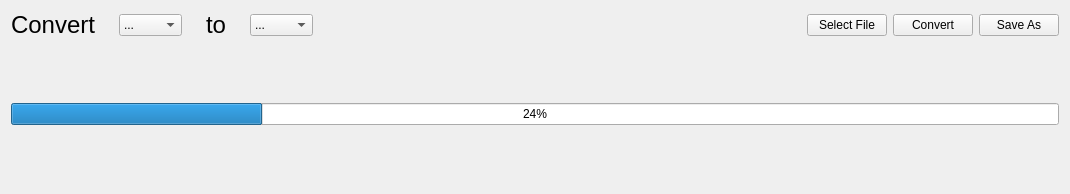
         <widget class="QWidget" name="spreadsheets">
          <attribute name="title">
           <string>Spreadsheets</string>
          </attribute>
          <layout class="QVBoxLayout" name="verticalLayout_8">
           <item>
            <layout class="QHBoxLayout" name="convert_ss_hlayout">
             <item>
              <widget class="QLabel" name="text_spread_1">
               <property name="font">
                <font>
                 <pointsize>18</pointsize>
                </font>
               </property>
               <property name="text">
                <string>Convert</string>
               </property>
              </widget>
             </item>
             <item>
              <spacer name="horizontalSpacer_17">
               <property name="orientation">
                <enum>Qt::Orientation::Horizontal</enum>
               </property>
               <property name="sizeHint" stdset="0">
                <size>
                 <width>18</width>
                 <height>20</height>
                </size>
               </property>
              </spacer>
             </item>
             <item>
              <widget class="QComboBox" name="input_type_spread">
               <property name="sizePolicy">
                <sizepolicy hsizetype="MinimumExpanding" vsizetype="Fixed">
                 <horstretch>0</horstretch>
                 <verstretch>0</verstretch>
                </sizepolicy>
               </property>
               <item>
                <property name="text">
                 <string>...</string>
                </property>
               </item>
               <item>
                <property name="text">
                 <string>XLSX</string>
                </property>
               </item>
               <item>
                <property name="text">
                 <string>XML</string>
                </property>
               </item>
               <item>
                <property name="text">
                 <string>CSV</string>
                </property>
               </item>
               <item>
                <property name="text">
                 <string>ODS</string>
                </property>
               </item>
               <item>
                <property name="text">
                 <string>FODS</string>
                </property>
               </item>
              </widget>
             </item>
             <item>
              <spacer name="horizontalSpacer_16">
               <property name="orientation">
                <enum>Qt::Orientation::Horizontal</enum>
               </property>
               <property name="sizeHint" stdset="0">
                <size>
                 <width>18</width>
                 <height>20</height>
                </size>
               </property>
              </spacer>
             </item>
             <item>
              <widget class="QLabel" name="text_spread_2">
               <property name="font">
                <font>
                 <pointsize>18</pointsize>
                </font>
               </property>
               <property name="text">
                <string>to</string>
               </property>
              </widget>
             </item>
             <item>
              <spacer name="horizontalSpacer_15">
               <property name="orientation">
                <enum>Qt::Orientation::Horizontal</enum>
               </property>
               <property name="sizeHint" stdset="0">
                <size>
                 <width>18</width>
                 <height>20</height>
                </size>
               </property>
              </spacer>
             </item>
             <item>
              <widget class="QComboBox" name="output_type_spread">
               <property name="sizePolicy">
                <sizepolicy hsizetype="MinimumExpanding" vsizetype="Fixed">
                 <horstretch>0</horstretch>
                 <verstretch>0</verstretch>
                </sizepolicy>
               </property>
               <item>
                <property name="text">
                 <string>...</string>
                </property>
               </item>
               <item>
                <property name="text">
                 <string>XLSX</string>
                </property>
               </item>
               <item>
                <property name="text">
                 <string>XML</string>
                </property>
               </item>
               <item>
                <property name="text">
                 <string>CSV</string>
                </property>
               </item>
               <item>
                <property name="text">
                 <string>ODS</string>
                </property>
               </item>
               <item>
                <property name="text">
                 <string>FODS</string>
                </property>
               </item>
              </widget>
             </item>
             <item>
              <spacer name="horizontalSpacer_14">
               <property name="orientation">
                <enum>Qt::Orientation::Horizontal</enum>
               </property>
               <property name="sizeHint" stdset="0">
                <size>
                 <width>488</width>
                 <height>20</height>
                </size>
               </property>
              </spacer>
             </item>
             <item>
              <widget class="QPushButton" name="select_file_ss">
               <property name="text">
                <string>Select File</string>
               </property>
              </widget>
             </item>
             <item>
              <widget class="QPushButton" name="convert_button_spread">
               <property name="text">
                <string>Convert</string>
               </property>
              </widget>
             </item>
             <item>
              <widget class="QPushButton" name="convert_button_spread_save">
               <property name="text">
                <string>Save As</string>
               </property>
              </widget>
             </item>
            </layout>
           </item>
           <item>
            <spacer name="verticalSpacer_9">
             <property name="orientation">
              <enum>Qt::Orientation::Vertical</enum>
             </property>
             <property name="sizeHint" stdset="0">
              <size>
               <width>20</width>
               <height>58</height>
              </size>
             </property>
            </spacer>
           </item>
           <item>
            <widget class="QProgressBar" name="spread_progress">
             <property name="value">
              <number>24</number>
             </property>
            </widget>
           </item>
           <item>
            <spacer name="verticalSpacer_8">
             <property name="orientation">
              <enum>Qt::Orientation::Vertical</enum>
             </property>
             <property name="sizeHint" stdset="0">
              <size>
               <width>20</width>
               <height>58</height>
              </size>
             </property>
            </spacer>
           </item>
          </layout>
         </widget>
